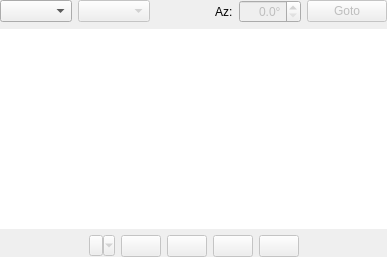
<?xml version="1.0" encoding="UTF-8"?>
<ui version="4.0">
 <class>RotatorWidget</class>
 <widget class="QWidget" name="RotatorWidget">
  <property name="geometry">
   <rect>
    <x>0</x>
    <y>0</y>
    <width>387</width>
    <height>257</height>
   </rect>
  </property>
  <property name="windowTitle">
   <string>Form</string>
  </property>
  <layout class="QVBoxLayout" name="verticalLayout">
   <property name="leftMargin">
    <number>0</number>
   </property>
   <property name="topMargin">
    <number>0</number>
   </property>
   <property name="rightMargin">
    <number>0</number>
   </property>
   <property name="bottomMargin">
    <number>0</number>
   </property>
   <item>
    <layout class="QHBoxLayout" name="horizontalLayout">
     <item>
      <widget class="QComboBox" name="rotProfileCombo">
       <property name="focusPolicy">
        <enum>Qt::ClickFocus</enum>
       </property>
       <property name="sizeAdjustPolicy">
        <enum>QComboBox::AdjustToContents</enum>
       </property>
      </widget>
     </item>
     <item>
      <widget class="QComboBox" name="userButtonsProfileCombo">
       <property name="enabled">
        <bool>false</bool>
       </property>
      </widget>
     </item>
     <item>
      <spacer name="horizontalSpacer">
       <property name="orientation">
        <enum>Qt::Horizontal</enum>
       </property>
       <property name="sizeHint" stdset="0">
        <size>
         <width>40</width>
         <height>20</height>
        </size>
       </property>
      </spacer>
     </item>
     <item>
      <widget class="QLabel" name="azLabel">
       <property name="text">
        <string>Az:</string>
       </property>
      </widget>
     </item>
     <item>
      <widget class="BaseDoubleSpinBox" name="gotoDoubleSpinBox">
       <property name="enabled">
        <bool>false</bool>
       </property>
       <property name="sizePolicy">
        <sizepolicy hsizetype="Maximum" vsizetype="Fixed">
         <horstretch>0</horstretch>
         <verstretch>0</verstretch>
        </sizepolicy>
       </property>
       <property name="focusPolicy">
        <enum>Qt::ClickFocus</enum>
       </property>
       <property name="alignment">
        <set>Qt::AlignRight|Qt::AlignTrailing|Qt::AlignVCenter</set>
       </property>
       <property name="suffix">
        <string>°</string>
       </property>
       <property name="decimals">
        <number>1</number>
       </property>
       <property name="maximum">
        <double>359.899999999999977</double>
       </property>
      </widget>
     </item>
     <item>
      <widget class="QPushButton" name="gotoButton">
       <property name="enabled">
        <bool>false</bool>
       </property>
       <property name="focusPolicy">
        <enum>Qt::ClickFocus</enum>
       </property>
       <property name="text">
        <string>Goto</string>
       </property>
      </widget>
     </item>
    </layout>
   </item>
   <item>
    <widget class="QGraphicsView" name="compassView">
     <property name="focusPolicy">
      <enum>Qt::ClickFocus</enum>
     </property>
     <property name="frameShape">
      <enum>QFrame::NoFrame</enum>
     </property>
     <property name="frameShadow">
      <enum>QFrame::Plain</enum>
     </property>
     <property name="renderHints">
      <set>QPainter::Antialiasing|QPainter::SmoothPixmapTransform|QPainter::TextAntialiasing</set>
     </property>
    </widget>
   </item>
   <item>
    <layout class="QHBoxLayout" name="horizontalLayout_2">
     <property name="rightMargin">
      <number>0</number>
     </property>
     <property name="bottomMargin">
      <number>0</number>
     </property>
     <item>
      <spacer name="horizontalSpacer_2">
       <property name="orientation">
        <enum>Qt::Horizontal</enum>
       </property>
       <property name="sizeHint" stdset="0">
        <size>
         <width>40</width>
         <height>20</height>
        </size>
       </property>
      </spacer>
     </item>
     <item>
      <widget class="QToolButton" name="qsoBearingButton">
       <property name="enabled">
        <bool>false</bool>
       </property>
       <property name="focusPolicy">
        <enum>Qt::NoFocus</enum>
       </property>
       <property name="text">
        <string/>
       </property>
       <property name="popupMode">
        <enum>QToolButton::MenuButtonPopup</enum>
       </property>
       <property name="toolButtonStyle">
        <enum>Qt::ToolButtonTextOnly</enum>
       </property>
      </widget>
     </item>
     <item>
      <widget class="QPushButton" name="userButton_1">
       <property name="enabled">
        <bool>false</bool>
       </property>
       <property name="sizePolicy">
        <sizepolicy hsizetype="Minimum" vsizetype="Fixed">
         <horstretch>0</horstretch>
         <verstretch>0</verstretch>
        </sizepolicy>
       </property>
       <property name="maximumSize">
        <size>
         <width>50</width>
         <height>16777215</height>
        </size>
       </property>
       <property name="text">
        <string/>
       </property>
      </widget>
     </item>
     <item>
      <widget class="QPushButton" name="userButton_2">
       <property name="enabled">
        <bool>false</bool>
       </property>
       <property name="sizePolicy">
        <sizepolicy hsizetype="Minimum" vsizetype="Fixed">
         <horstretch>0</horstretch>
         <verstretch>0</verstretch>
        </sizepolicy>
       </property>
       <property name="maximumSize">
        <size>
         <width>50</width>
         <height>16777215</height>
        </size>
       </property>
       <property name="text">
        <string/>
       </property>
      </widget>
     </item>
     <item>
      <widget class="QPushButton" name="userButton_3">
       <property name="enabled">
        <bool>false</bool>
       </property>
       <property name="sizePolicy">
        <sizepolicy hsizetype="Minimum" vsizetype="Fixed">
         <horstretch>0</horstretch>
         <verstretch>0</verstretch>
        </sizepolicy>
       </property>
       <property name="maximumSize">
        <size>
         <width>50</width>
         <height>16777215</height>
        </size>
       </property>
       <property name="text">
        <string/>
       </property>
      </widget>
     </item>
     <item>
      <widget class="QPushButton" name="userButton_4">
       <property name="enabled">
        <bool>false</bool>
       </property>
       <property name="sizePolicy">
        <sizepolicy hsizetype="Minimum" vsizetype="Fixed">
         <horstretch>0</horstretch>
         <verstretch>0</verstretch>
        </sizepolicy>
       </property>
       <property name="maximumSize">
        <size>
         <width>50</width>
         <height>16777215</height>
        </size>
       </property>
       <property name="text">
        <string/>
       </property>
      </widget>
     </item>
     <item>
      <spacer name="horizontalSpacer_3">
       <property name="orientation">
        <enum>Qt::Horizontal</enum>
       </property>
       <property name="sizeHint" stdset="0">
        <size>
         <width>40</width>
         <height>20</height>
        </size>
       </property>
      </spacer>
     </item>
    </layout>
   </item>
  </layout>
  <action name="actionQSO_LP">
   <property name="text">
    <string>QSO LP</string>
   </property>
   <property name="toolTip">
    <string>QSO Long Path</string>
   </property>
  </action>
  <action name="actionQSO_SP">
   <property name="text">
    <string>QSO SP</string>
   </property>
   <property name="toolTip">
    <string>QSO Short Path</string>
   </property>
  </action>
 </widget>
 <customwidgets>
  <customwidget>
   <class>BaseDoubleSpinBox</class>
   <extends>QDoubleSpinBox</extends>
   <header>ui/component/BaseDoubleSpinBox.h</header>
  </customwidget>
 </customwidgets>
 <resources/>
 <connections>
  <connection>
   <sender>gotoButton</sender>
   <signal>clicked()</signal>
   <receiver>RotatorWidget</receiver>
   <slot>gotoPosition()</slot>
   <hints>
    <hint type="sourcelabel">
     <x>353</x>
     <y>25</y>
    </hint>
    <hint type="destinationlabel">
     <x>132</x>
     <y>128</y>
    </hint>
   </hints>
  </connection>
  <connection>
   <sender>rotProfileCombo</sender>
   <signal>currentTextChanged(QString)</signal>
   <receiver>RotatorWidget</receiver>
   <slot>rotProfileComboChanged(QString)</slot>
   <hints>
    <hint type="sourcelabel">
     <x>61</x>
     <y>25</y>
    </hint>
    <hint type="destinationlabel">
     <x>132</x>
     <y>128</y>
    </hint>
   </hints>
  </connection>
  <connection>
   <sender>userButton_1</sender>
   <signal>clicked()</signal>
   <receiver>RotatorWidget</receiver>
   <slot>userButton1()</slot>
   <hints>
    <hint type="sourcelabel">
     <x>123</x>
     <y>243</y>
    </hint>
    <hint type="destinationlabel">
     <x>177</x>
     <y>128</y>
    </hint>
   </hints>
  </connection>
  <connection>
   <sender>userButton_2</sender>
   <signal>clicked()</signal>
   <receiver>RotatorWidget</receiver>
   <slot>userButton2()</slot>
   <hints>
    <hint type="sourcelabel">
     <x>177</x>
     <y>243</y>
    </hint>
    <hint type="destinationlabel">
     <x>177</x>
     <y>128</y>
    </hint>
   </hints>
  </connection>
  <connection>
   <sender>userButton_3</sender>
   <signal>clicked()</signal>
   <receiver>RotatorWidget</receiver>
   <slot>userButton3()</slot>
   <hints>
    <hint type="sourcelabel">
     <x>231</x>
     <y>243</y>
    </hint>
    <hint type="destinationlabel">
     <x>177</x>
     <y>128</y>
    </hint>
   </hints>
  </connection>
  <connection>
   <sender>userButton_4</sender>
   <signal>clicked()</signal>
   <receiver>RotatorWidget</receiver>
   <slot>userButton4()</slot>
   <hints>
    <hint type="sourcelabel">
     <x>285</x>
     <y>243</y>
    </hint>
    <hint type="destinationlabel">
     <x>177</x>
     <y>128</y>
    </hint>
   </hints>
  </connection>
  <connection>
   <sender>userButtonsProfileCombo</sender>
   <signal>currentTextChanged(QString)</signal>
   <receiver>RotatorWidget</receiver>
   <slot>rotUserButtonProfileComboChanged(QString)</slot>
   <hints>
    <hint type="sourcelabel">
     <x>135</x>
     <y>13</y>
    </hint>
    <hint type="destinationlabel">
     <x>177</x>
     <y>128</y>
    </hint>
   </hints>
  </connection>
  <connection>
   <sender>actionQSO_LP</sender>
   <signal>triggered()</signal>
   <receiver>RotatorWidget</receiver>
   <slot>qsoBearingLP()</slot>
   <hints>
    <hint type="sourcelabel">
     <x>-1</x>
     <y>-1</y>
    </hint>
    <hint type="destinationlabel">
     <x>193</x>
     <y>128</y>
    </hint>
   </hints>
  </connection>
  <connection>
   <sender>actionQSO_SP</sender>
   <signal>triggered()</signal>
   <receiver>RotatorWidget</receiver>
   <slot>qsoBearingSP()</slot>
   <hints>
    <hint type="sourcelabel">
     <x>-1</x>
     <y>-1</y>
    </hint>
    <hint type="destinationlabel">
     <x>193</x>
     <y>128</y>
    </hint>
   </hints>
  </connection>
  <connection>
   <sender>gotoDoubleSpinBox</sender>
   <signal>valueChanged(double)</signal>
   <receiver>RotatorWidget</receiver>
   <slot>setRequestedAz(double)</slot>
   <hints>
    <hint type="sourcelabel">
     <x>265</x>
     <y>14</y>
    </hint>
    <hint type="destinationlabel">
     <x>193</x>
     <y>128</y>
    </hint>
   </hints>
  </connection>
 </connections>
 <slots>
  <slot>gotoPosition()</slot>
  <slot>rotProfileComboChanged(QString)</slot>
  <slot>userButton1()</slot>
  <slot>userButton2()</slot>
  <slot>userButton3()</slot>
  <slot>userButton4()</slot>
  <slot>rotUserButtonProfileComboChanged(QString)</slot>
  <slot>qsoBearingSP()</slot>
  <slot>qsoBearingLP()</slot>
  <slot>setRequestedAz(double)</slot>
 </slots>
</ui>
